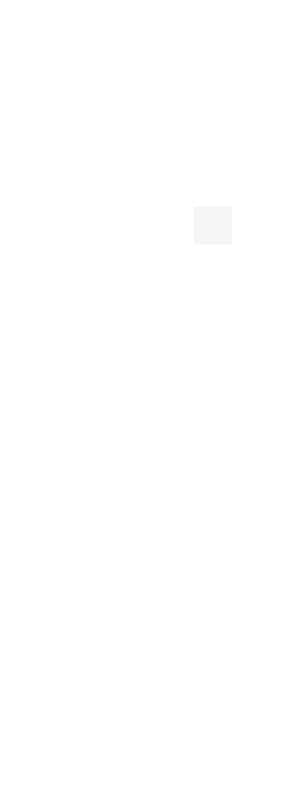
Frame 1 (no input)
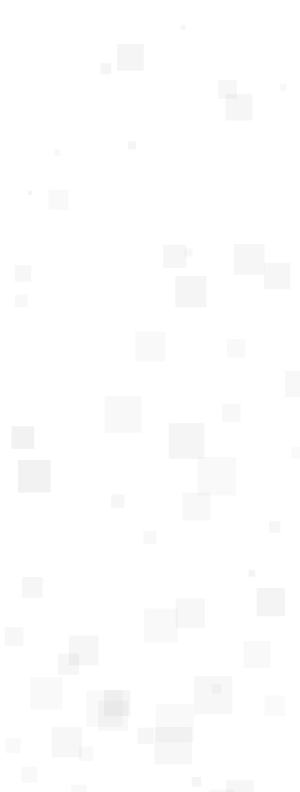
Frame 60 (the mouse pressed at the canvas centre just before this capture)
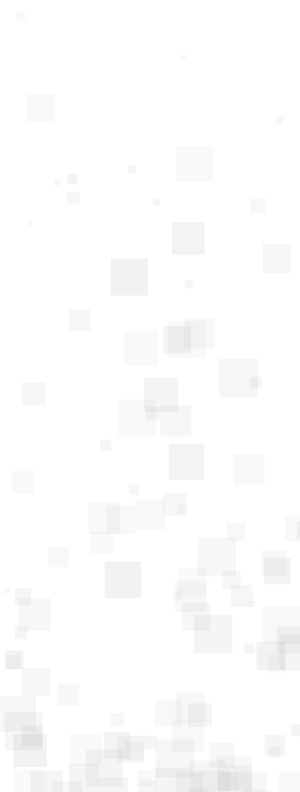
Frame 120 (the mouse held since frame 60 and released just before this capture)

The Processing sketch that drew these frames (run headless with seeded random() and noise(); from frame 60 on, the mouse is pressed at the canvas centre):

// Processing sketch: processing_107920
// ── processing_107920.pde

ArrayList particles;

void setup(){
  size(300, 792);
  background(255);
  particles = new ArrayList();
  smooth();
}

void draw(){
  background(255);
  
  particles.add(new Particle());
  
  for(int i = 0; i < particles.size(); i++){
    Particle p = (Particle) particles.get(i);
    
    PVector gravity = new PVector(0,0.5*p.mass);  
    float c = 0.2;
    PVector friction = p.velocity.get();
    friction.mult(-1);
    friction.normalize();
    friction.mult(c);
  
  p.applyForce(gravity);
  p.applyForce(friction);
  p.update();
  p.display();
  p.checkEdge();
  
  }
  
}


class Particle{
  PVector location;
  PVector velocity;
  PVector acceleration;
  float mass;
  float o = 0;
  float op = 0;
  //float r, g, b = 0;
  //float rr = 10;
  //float gg = 40;
  //float bb = 80;
  
  Particle(){
    location = new PVector(random(width), random(height));
    velocity = new PVector(0,0);
    acceleration = new PVector(0,0);
    mass = random(0.2,2);
  }
  
  void applyForce(PVector force){
  PVector f = PVector.div(force,mass);
  acceleration.add(f);
  }
  
  
  void update(){
  velocity.add(acceleration);
  location.add(velocity);
  acceleration.mult(0);
  }
  
  void display(){
  //rr += 0.5;
  //gg += 0.1;
  //bb += 0.5;
  
  //r = map(noise(rr),0,1,150,255);
  //g = map(noise(gg),0,1,150,255);
  //b = map(noise(bb),0,1,150,255);
  //color n = color(r, g, b);
  
  op += 0.5;
  o = map(noise(op), 0, 1, 5, 20);
  
  noStroke();
  fill(50, o);
  rect(location.x, location.y, mass*20, mass*20);
  }
  
  void checkEdge(){
  if(location.x > width){
    velocity.x *= -1;
    location.x = width;
  }else if(location.x < 0){
    velocity.x *= -1;
    location.x = 0;
  }
  if(location.y > height){
    location.y = height;
    velocity.y *= -1;
  }
  
  }
  


}
